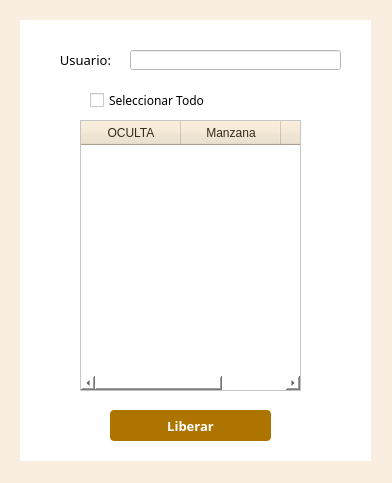
<?xml version="1.0" encoding="UTF-8"?>
<ui version="4.0">
 <class>VentanaAsignacionPadronDialogBase</class>
 <widget class="QDialog" name="VentanaAsignacionPadronDialogBase">
  <property name="geometry">
   <rect>
    <x>0</x>
    <y>0</y>
    <width>392</width>
    <height>483</height>
   </rect>
  </property>
  <property name="windowTitle">
   <string>VentanaAsignacionPadron</string>
  </property>
  <property name="styleSheet">
   <string notr="true">QDialog{
background : rgb(250,238,224);
}</string>
  </property>
  <widget class="QWidget" name="widget" native="true">
   <property name="geometry">
    <rect>
     <x>20</x>
     <y>20</y>
     <width>351</width>
     <height>441</height>
    </rect>
   </property>
   <property name="styleSheet">
    <string notr="true">QWidget{
background : rgb(255,255,255);
}</string>
   </property>
   <widget class="QPushButton" name="btnLiberar">
    <property name="geometry">
     <rect>
      <x>90</x>
      <y>390</y>
      <width>161</width>
      <height>31</height>
     </rect>
    </property>
    <property name="font">
     <font>
      <family>Century Gothic</family>
      <pointsize>10</pointsize>
      <weight>75</weight>
      <bold>true</bold>
     </font>
    </property>
    <property name="styleSheet">
     <string notr="true">QPushButton{
background : rgb(174, 116, 0);
color : rgb(255, 255, 255);
border-radius : 4px;
}
QPushButton::hover{
background : rgb(104, 69, 13);
color : rgb(255, 255, 255);
border-radius : 4px;
}
QPushButton:disabled {
background: rgb(217, 217, 217)
}</string>
    </property>
    <property name="text">
     <string>Liberar</string>
    </property>
   </widget>
   <widget class="QTableWidget" name="tablaMazPred">
    <property name="geometry">
     <rect>
      <x>60</x>
      <y>100</y>
      <width>221</width>
      <height>271</height>
     </rect>
    </property>
    <property name="font">
     <font>
      <family>Century Gothic</family>
     </font>
    </property>
    <property name="styleSheet">
     <string notr="true">QHeaderView::section
{
background-color: rgb(238,225,200);
color : rgb(52, 42, 24 );
text-align: right;
font-size:12px;
height:24px
}</string>
    </property>
    <column>
     <property name="text">
      <string>OCULTA</string>
     </property>
    </column>
    <column>
     <property name="text">
      <string>Manzana</string>
     </property>
    </column>
    <column>
     <property name="text">
      <string>Predio</string>
     </property>
    </column>
   </widget>
   <widget class="QCheckBox" name="chkTodo">
    <property name="geometry">
     <rect>
      <x>70</x>
      <y>70</y>
      <width>161</width>
      <height>20</height>
     </rect>
    </property>
    <property name="font">
     <font>
      <family>Century Gothic</family>
     </font>
    </property>
    <property name="text">
     <string>Seleccionar Todo</string>
    </property>
   </widget>
   <widget class="QLineEdit" name="fldUsuario">
    <property name="geometry">
     <rect>
      <x>110</x>
      <y>30</y>
      <width>211</width>
      <height>20</height>
     </rect>
    </property>
    <property name="font">
     <font>
      <family>Century Gothic</family>
      <pointsize>9</pointsize>
     </font>
    </property>
    <property name="styleSheet">
     <string notr="true"/>
    </property>
   </widget>
   <widget class="QLabel" name="lblUsuario">
    <property name="geometry">
     <rect>
      <x>10</x>
      <y>30</y>
      <width>81</width>
      <height>20</height>
     </rect>
    </property>
    <property name="font">
     <font>
      <family>Century Gothic</family>
      <pointsize>10</pointsize>
     </font>
    </property>
    <property name="text">
     <string>&lt;html&gt;&lt;head/&gt;&lt;body&gt;&lt;p align=&quot;right&quot;&gt;Usuario:&lt;/p&gt;&lt;/body&gt;&lt;/html&gt;</string>
    </property>
   </widget>
  </widget>
 </widget>
 <resources/>
 <connections/>
</ui>
